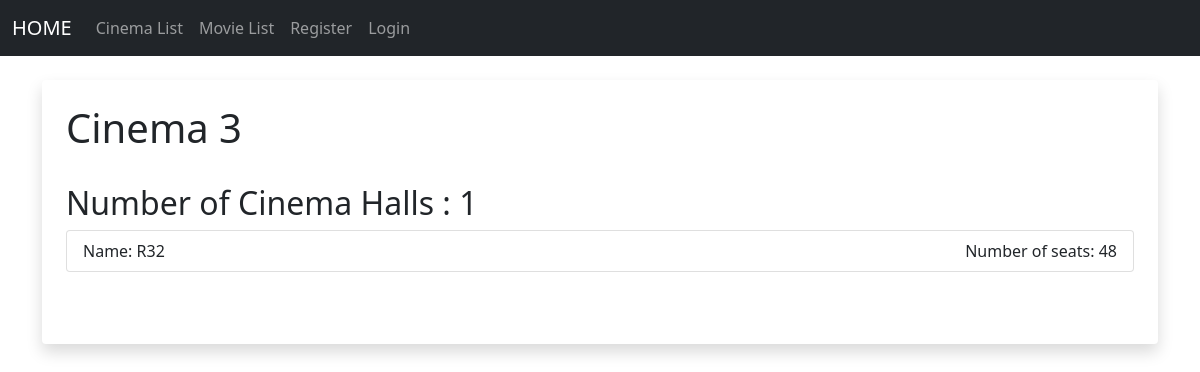
Page /cinema_info/4/ on the earlier database version.
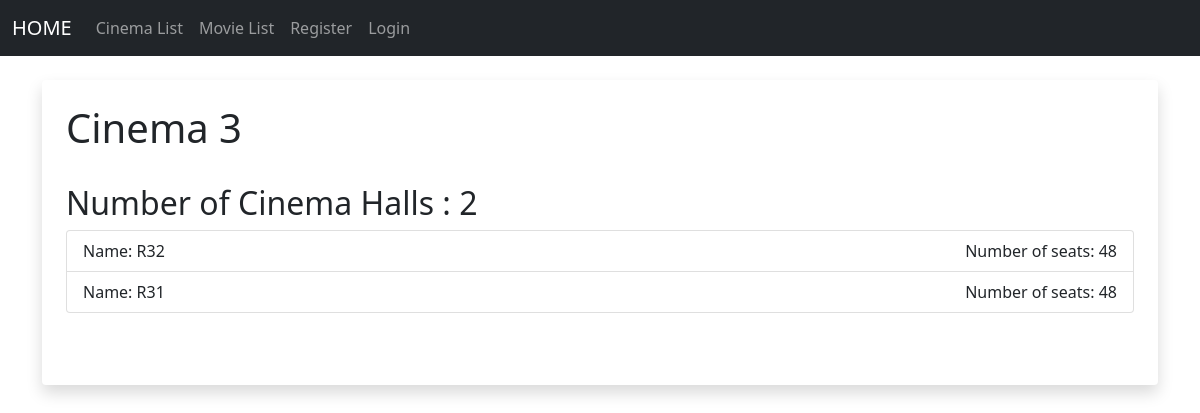
Same page on the later database version.
### members/models.py (models this page shows, shortened)
class Cinema(models.Model):
    name = models.CharField(max_length=256)
    total_cinema_halls = models.IntegerField()

class Cinema_Hall(models.Model):
    name = models.CharField(max_length=64)
    total_seats = models.IntegerField()
    cinema_id = models.ForeignKey(Cinema, on_delete=models.CASCADE)

### members/views.py (the view)
# urls.py: path('cinema_info/<str:pk>/', views.get_cinema, name='cinema_info'),
def get_cinema(request, pk):
    cinema = Cinema.objects.get(pk=pk)
    cinema_halls = Cinema_Hall.objects.filter(cinema_id = pk)
    return render(request, 'ui/cinema_info.html', {'cinema':cinema, 'cinema_halls':cinema_halls})

### members/templates/ui/cinema_info.html (shortened to what this page needs)
{% extends 'ui/base.html' %}
{% block content %}
	<div class="shadow p-4 mb-5 bg-body rounded">
	<h1>{{cinema.name}}</h1>
<br/>
  <h2>Number of Cinema Halls : {{cinema.total_cinema_halls}}</h2>
  <ul class="list-group">
    {% for cinema_hall in cinema_halls %}
    <li class="list-group-item d-flex justify-content-between align-items-center">
      Name: {{cinema_hall.name}}
      <span class="badge-primary badge-pill">Number of seats: {{cinema_hall.total_seats}}</span>
    </li>
    {% endfor %}
  </ul>
<br/><br/>
{% endblock %}

Differences in the rows shown:
changed Cinema "Cinema 3": total_cinema_halls "1" → "2"
added Cinema_Hall: name "R31", total_seats "48"
